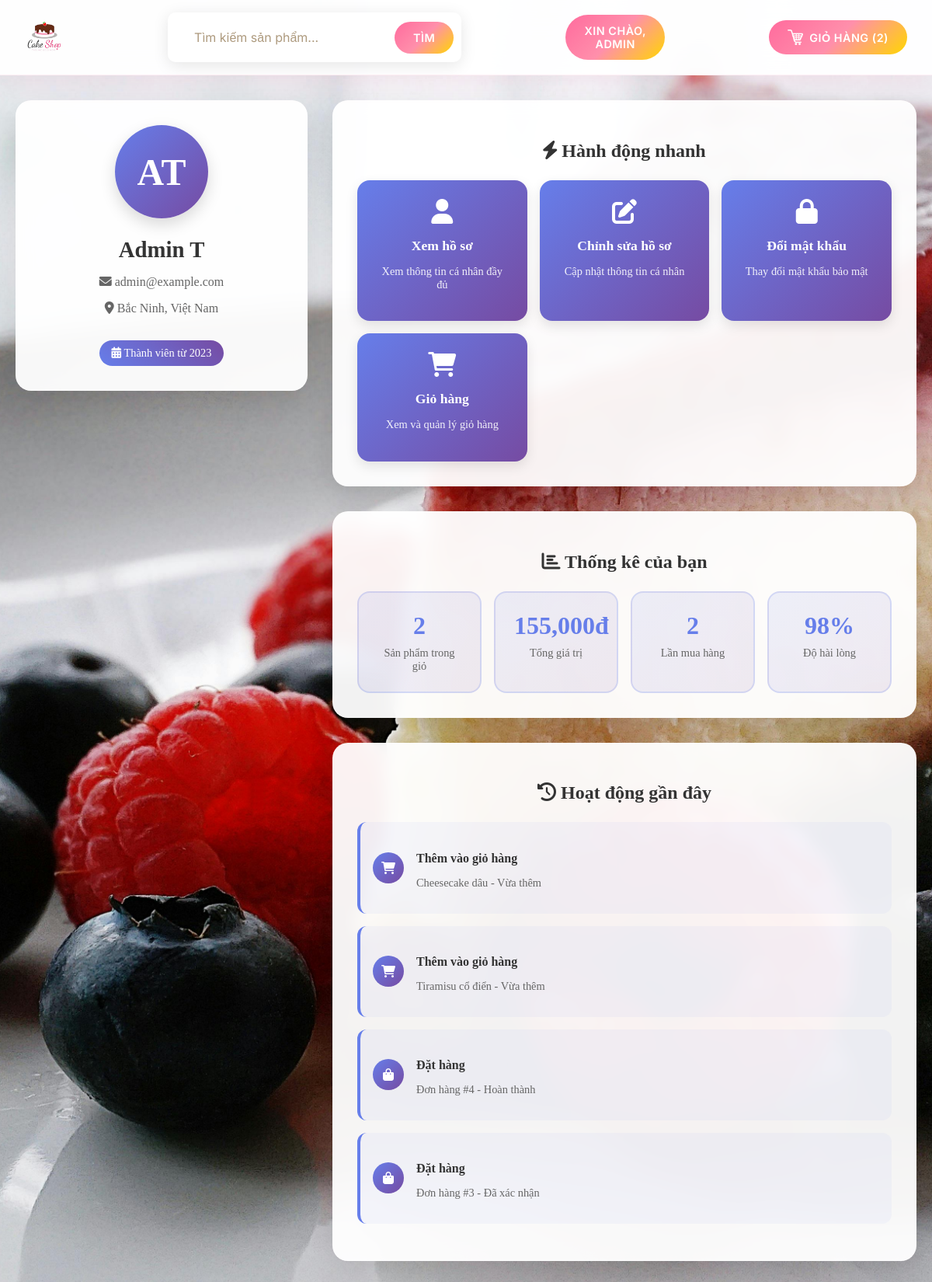
Screenshot of /account/profile (signed in) with the database file from the repository.
### tables this page shows
CREATE TABLE users 
		(userId INTEGER PRIMARY KEY, 
		password TEXT,
		email TEXT,
		firstName TEXT,
		lastName TEXT,
		address1 TEXT,
		address2 TEXT,
		zipcode TEXT,
		city TEXT,
		state TEXT,
		country TEXT, 
		phone TEXT
		, is_admin INTEGER DEFAULT 0, role TEXT DEFAULT 'user');

### routes/profile_routes.py (the view)
@profile_bp.route("/account/profile")
def profileHome():
    if 'email' not in session:
        flash("Vui lòng đăng nhập!")
        return redirect(url_for('auth.loginForm'))
    loggedIn, firstName, noOfItems = getLoginDetails()
    try:
        with get_db_connection() as conn:
            cur = conn.cursor()
            cur.execute("""
                SELECT userId, email, firstName, lastName, address1, address2,
                       zipcode, city, state, country, phone
                FROM users WHERE email = ?
            """, (session['email'],))
            user_data = cur.fetchone()
            if user_data:
                userId = user_data[0]
                stats = getUserStats(userId)
                recent_activities = getRecentActivity(userId)
                user_info = {
                    'userId': user_data[0],
                    'email': user_data[1],
                    'firstName': user_data[2] or 'User',
                    'lastName': user_data[3] or 'Name',
                    'fullName': f"{user_data[2] or 'User'} {user_data[3] or 'Name'}",
                    'address1': user_data[4] or '',
                    'address2': user_data[5] or '',
                    'zipcode': user_data[6] or '',
                    'city': user_data[7] or 'Hải Dương',
                    'state': user_data[8] or 'Hải Dương',
                    'country': user_data[9] or 'Việt Nam',
                    'phone': user_data[10] or '',
                    'avatar_letters': f"{(user_data[2] or 'U')[0]}{(user_data[3] or 'N')[0]}",
                    'member_since': '2023'
                }
                return render_template("profileHome.html",
                                     loggedIn=loggedIn,
                                     firstName=firstName,
                                     noOfItems=noOfItems,
                                     user_info=user_info,
                                     stats=stats,
                                     recent_activities=recent_activities)
    except sqlite3.Error as e:
        print(f"Database error in profileHome: {e}")
        flash("Lỗi khi tải thông tin hồ sơ!")
    return redirect(url_for('auth.loginForm'))

### app.py (called while the page is built)
def create_app():
    app = Flask(__name__)
    app.config.from_object(Config)
    if not os.path.exists(app.config['UPLOAD_FOLDER']):
        os.makedirs(app.config['UPLOAD_FOLDER'])
    register_blueprints(app)
    @app.context_processor
    def inject_template_vars():
        return {
            'url_for': url_for_wrapper
        }
    return app

def url_for_wrapper(endpoint, **values):
    from flask import url_for as flask_url_for
    route_mapping = {
        'root': 'main.root',
        'logout': 'auth.logout',
        'loginForm': 'auth.loginForm',
        'cart': 'cart.cart',
        'profileHome': 'profile.profileHome',
        'search': 'search.search',  # Map search route
        'displayCategory': 'search.search_by_category'  # Map category display
    }
    mapped_endpoint = route_mapping.get(endpoint, endpoint)
    try:
        return flask_url_for(mapped_endpoint, **values)
    except:
        try:
            return flask_url_for(endpoint, **values)
        except:
            return '#'

### utils/database.py (called while the page is built)
@contextmanager
def get_db_connection():
    conn = sqlite3.connect(Config.DATABASE_PATH)
    try:
        yield conn
    except Exception as e:
        conn.rollback()
        raise e
    finally:
        conn.close()

### utils/helpers.py (called while the page is built)
def getLoginDetails():
    try:
        with get_db_connection() as conn:
            cur = conn.cursor()
            if 'email' not in session:
                return False, '', 0
            cur.execute("SELECT userId, firstName FROM users WHERE email = ?", (session['email'],))
            user = cur.fetchone()
            if user:
                userId, firstName = user
                cur.execute("SELECT COUNT(productId) FROM kart WHERE userId = ?", (userId,))
                noOfItems = cur.fetchone()[0]
                return True, firstName or 'User', noOfItems
            return False, '', 0
    except sqlite3.Error as e:
        print(f"Database error in getLoginDetails: {e}")
        return False, '', 0

### templates/profileHome.html (shortened to what this page needs)
<!DOCTYPE HTML>
<html>
<head>
  <link rel="stylesheet" href="{{ url_for('static', filename='css/topStyle.css') }}" />
  <link rel="stylesheet" href="https://cdnjs.cloudflare.com/ajax/libs/font-awesome/6.0.0/css/all.min.css">
</head>
<body>
<div id="title">
  <a href="/">
    <img id="logo" src="{{ url_for('static', filename='images/logo.png') }}" alt="Logo" />
  </a>
  <form>
    <input id="searchBox" type="text" name="searchQuery" placeholder="Tìm kiếm sản phẩm...">
    <input id="searchButton" type="submit" value="Tìm">
  </form>
  {% if not loggedIn %}
  <div id="signInButton">
    <a class="link" href="/loginForm">Đăng nhập</a>
  </div>
  {% else %}
  <div class="dropdown">
    <button class="dropbtn">Xin chào, <br>{{ firstName }}</button>
  </div>
  {% endif %}
  <div id="kart">
    <a class="link" href="/cart">
      <img src="{{ url_for('static', filename='images/shoppingCart.png') }}" id="cartIcon" />
      GIỎ HÀNG ({{ noOfItems }})
    </a>
  </div>
</div>
<div class="container">
  <div class="profile-card">
    <div class="profile-avatar">
      {{ user_info.avatar_letters }}
    </div>
    <div class="profile-info">
      <h2>{{ user_info.fullName }}</h2>
      <p><i class="fas fa-envelope"></i> {{ user_info.email }}</p>
      <p><i class="fas fa-map-marker-alt"></i>
        {% if user_info.city and user_info.country %}
          {{ user_info.city }}, {{ user_info.country }}
        {% else %}
          Hải Dương, Việt Nam
        {% endif %}
      </p>
      <div class="member-since">
        <i class="fas fa-calendar-alt"></i> Thành viên từ {{ user_info.member_since }}
      </div>
    </div>
  </div>
  <div class="main-content">
    <div class="quick-actions">
      <h2><i class="fas fa-bolt"></i> Hành động nhanh</h2>
      <div class="actions-grid">
        <a href="/account/profile/view" class="action-card">
          <i class="fas fa-user"></i>
          <h3>Xem hồ sơ</h3>
          <p>Xem thông tin cá nhân đầy đủ</p>
        </a>
        <a href="/account/profile/edit" class="action-card">
          <i class="fas fa-edit"></i>
          <h3>Chỉnh sửa hồ sơ</h3>
          <p>Cập nhật thông tin cá nhân</p>
        </a>
        <a href="/account/profile/changePassword" class="action-card">
          <i class="fas fa-lock"></i>
          <h3>Đổi mật khẩu</h3>
          <p>Thay đổi mật khẩu bảo mật</p>
        </a>
        <a href="/cart" class="action-card">
          <i class="fas fa-shopping-cart"></i>
          <h3>Giỏ hàng</h3>
          <p>Xem và quản lý giỏ hàng</p>
        </a>
      </div>
    </div>
    <div class="stats-section">
      <h2><i class="fas fa-chart-bar"></i> Thống kê của bạn</h2>
      <div class="stats-grid">
        <div class="stat-item">
          <div class="stat-number">{{ stats.cart_items }}</div>
          <div class="stat-label">Sản phẩm trong giỏ</div>
        </div>
        <div class="stat-item">
          <div class="stat-number">{{ "{:,.0f}".format(stats.total_value) }}đ</div>
          <div class="stat-label">Tổng giá trị</div>
        </div>
        <div class="stat-item">
          <div class="stat-number">{{ stats.order_count }}</div>
          <div class="stat-label">Lần mua hàng</div>
        </div>
        <div class="stat-item">
          <div class="stat-number">{{ stats.satisfaction }}%</div>
          <div class="stat-label">Độ hài lòng</div>
        </div>
      </div>
    </div>
    <div class="recent-activity">
      <h2><i class="fas fa-history"></i> Hoạt động gần đây</h2>
      {% for activity in recent_activities %}
      <div class="activity-item">
        <div class="activity-icon">
          <i class="{{ activity.icon }}"></i>
        </div>
        <div class="activity-content">
          <h4>{{ activity.title }}</h4>
          <p>{{ activity.description }}</p>
        </div>
      </div>
      {% endfor %}
    </div>
  </div>
</div>
</body>
</html>

### static/css/topStyle.css (style rules this page uses)
:root { --primary-pink: #ff6b9d; --secondary-pink: #ff8fab; --accent-gold: #ffd700; --cream: #fff8f3; --light-pink: #ffebf0; --dark-brown: #4a3728; --medium-brown: #8b6f47; --white: #ffffff; --shadow-primary: rgba(255, 107, 157, 0.2); --shadow-gold: rgba(255, 215, 0, 0.3); --gradient-1: linear-gradient(135deg, #ff6b9d 0%, #ff8fab 50%, #ffd700 100%); --gradient-2: linear-gradient(45deg, #fff8f3 0%, #ffebf0 100%); }
#title { background: rgba(255, 255, 255, 0.95); backdrop-filter: blur(20px); -webkit-backdrop-filter: blur(20px); padding: 1rem 2rem; box-shadow: 0 8px 32px rgba(255, 107, 157, 0.1); border-bottom: 1px solid rgba(255, 107, 157, 0.1); position: sticky; top: 0; z-index: 1000; display: flex; align-items: center; justify-content: space-between; flex-wrap: wrap; gap: 1rem; overflow: visible; }
#logo { height: 50px; width: auto; transition: transform 0.3s ease; }
form { display: flex; align-items: center; background: var(--white); border-radius: 10px; padding: 0.5rem; box-shadow: 0 4px 20px rgba(0, 0, 0, 0.1); border: 2px solid transparent; transition: all 0.3s ease; }
#searchBox { border: none; outline: none; padding: 0.75rem 1.5rem; font-size: 1rem; border-radius: 50px; background: transparent; flex: 1; min-width: 250px; font-family: 'Inter', sans-serif; color: var(--dark-brown); }
#searchBox::placeholder { color: var(--medium-brown); opacity: 0.7; }
#searchButton { background: var(--gradient-1); border: none; color: white; padding: 0.75rem 1.5rem; border-radius: 50px; cursor: pointer; font-weight: 600; transition: all 0.3s ease; text-transform: uppercase; letter-spacing: 0.5px; font-family: 'Inter', sans-serif; font-size: 0.9rem; }
.link { background: var(--gradient-1); color: white; text-decoration: none; padding: 0.75rem 1.5rem; border-radius: 50px; font-weight: 600; transition: all 0.3s ease; display: flex; align-items: center; gap: 0.5rem; text-transform: uppercase; letter-spacing: 0.5px; font-size: 0.9rem; font-family: 'Inter', sans-serif; }
#kart { display: flex; align-items: center; }
#kart .link { margin: 0; }
#cartIcon { width: 20px; height: 20px; filter: brightness(0) invert(1); }
.dropdown { position: relative; z-index: 1001; }
.dropbtn { background: var(--gradient-1); color: white; padding: 0.75rem 1.5rem; border: none; border-radius: 50px; cursor: pointer; font-weight: 600; transition: all 0.3s ease; text-transform: uppercase; letter-spacing: 0.5px; font-family: 'Inter', sans-serif; font-size: 0.9rem; position: relative; z-index: 1002; }
@media (max-width: 1200px) { #searchBox { min-width: 200px; } }
#title { transition: all 0.3s ease; }
* { transition: color 0.3s ease, background-color 0.3s ease, transform 0.3s ease; }
#title { animation: slideDown 0.6s ease-out; }

### rows the page displays
users: firstName "ADMIN", email "admin@example.com", city "Bắc Ninh", country "Việt Nam"

### other values shown
{{ noOfItems }} "2"
{{ user_info.avatar_letters }} "AT"
{{ user_info.fullName }} "Admin T"
{{ user_info.member_since }} "2023"
{{ stats.cart_items }} "2"
{{ "{:,.0f}".format(stats.total_value) }} "155,000"
{{ stats.order_count }} "2"
{{ stats.satisfaction }} "98"
{{ activity.title }} "Thêm vào giỏ hàng" "Thêm vào giỏ hàng" "Đặt hàng" "Đặt hàng"
{{ activity.description }} "Cheesecake dâu - Vừa thêm" "Tiramisu cổ điển - Vừa thêm" "Đơn hàng #4 - Hoàn thành" "Đơn hàng #3 - Đã xác nhận"
